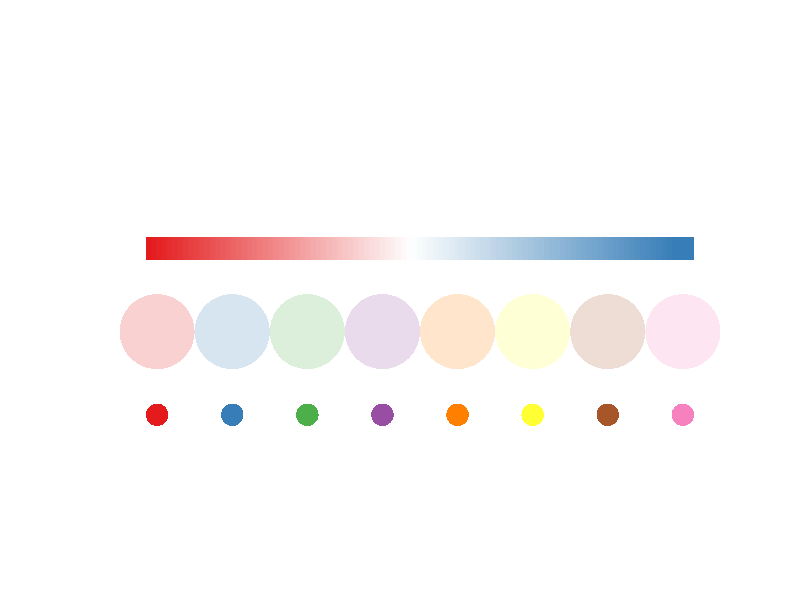
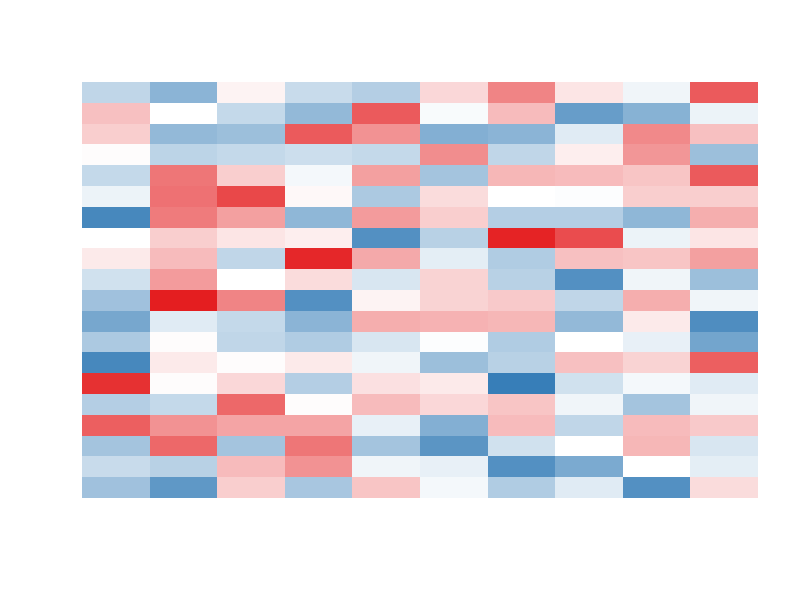
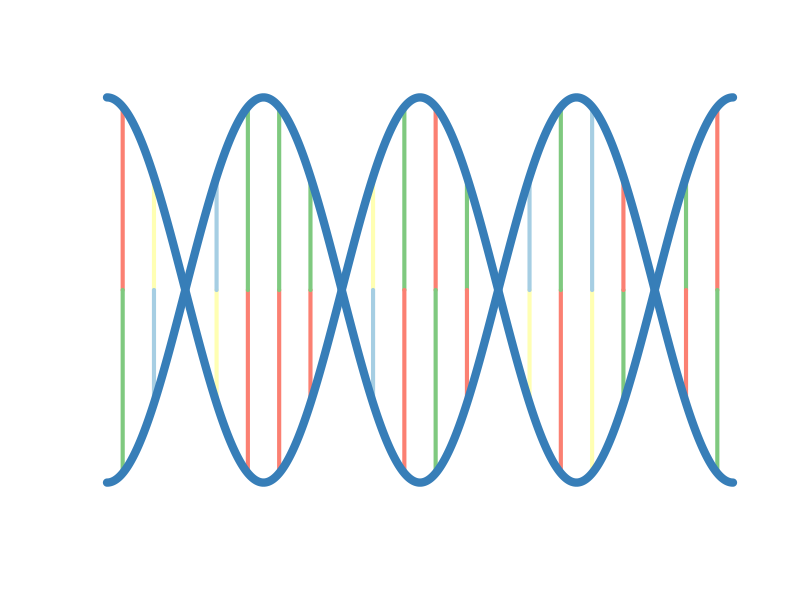
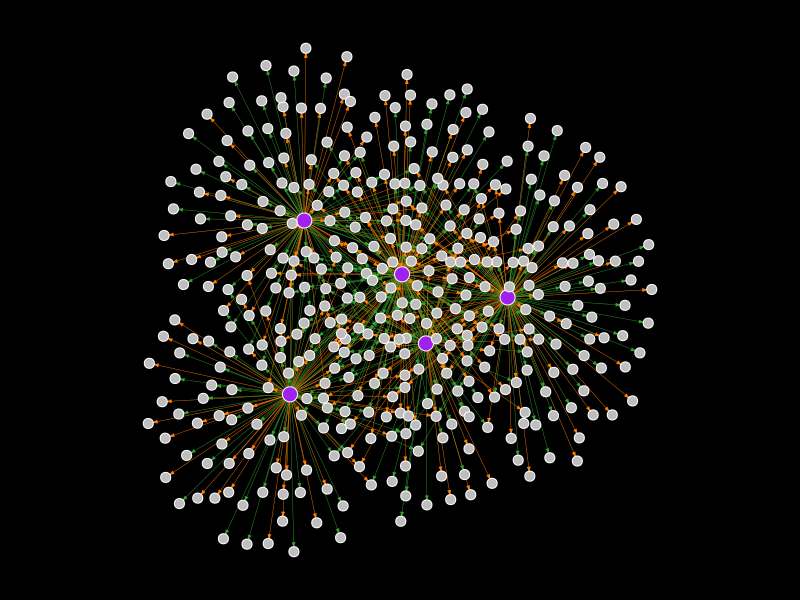
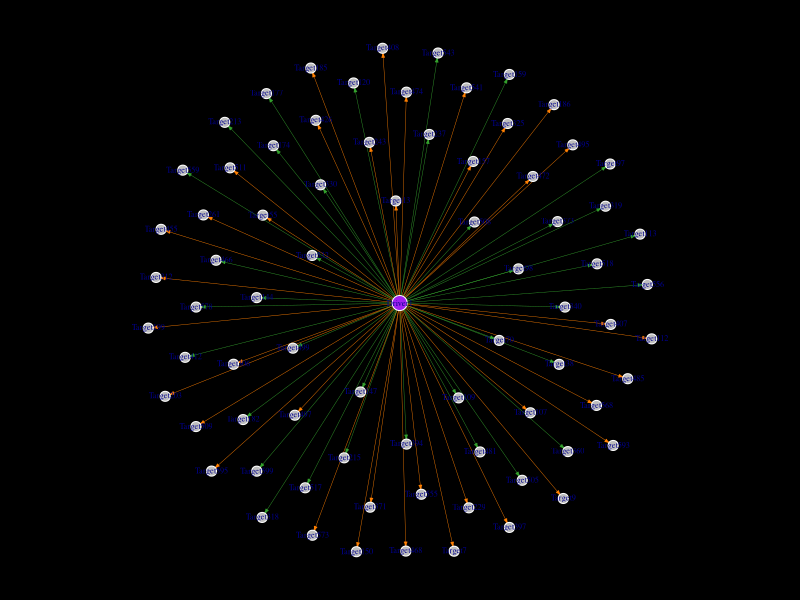
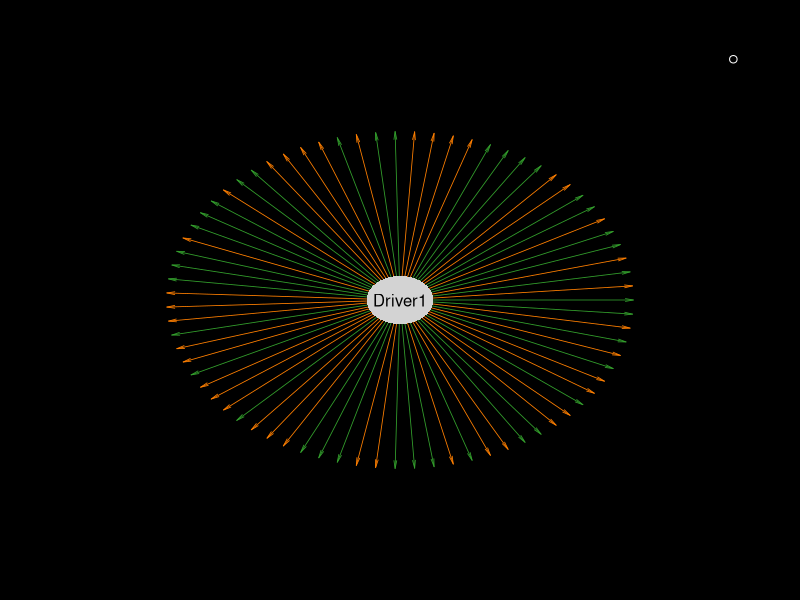
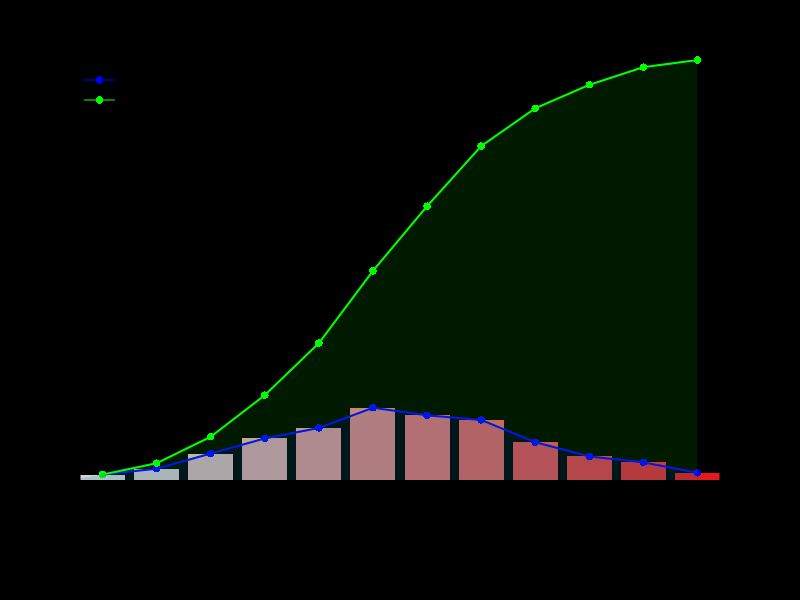
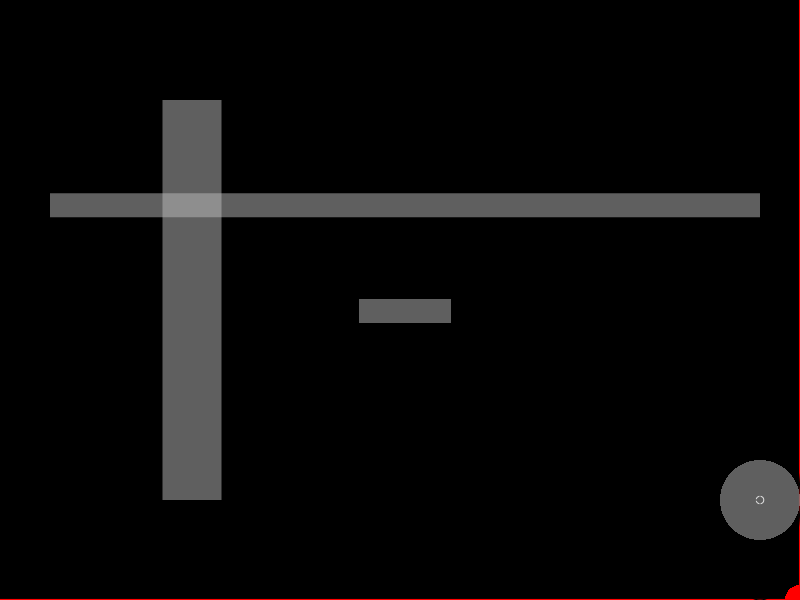

These charts were generated, in order, by the following R code: (Note: this script raises an error after producing the figures.)
## ---- chunk 1
knitr::opts_chunk$set(echo = TRUE)
## ---- chunk 2
library(RColorBrewer)
cc <- brewer.pal(8,'Set1') ## get color bar
plot(x=1:8, y=rep(1,8), pch=16, cex=3, col=cc,ylim=c(0,5),xlim=c(0,9),xlab='',ylab='',xaxt='n',yaxt='n',bty='n',xaxs='i',yaxs='i')
points(x=1:8, y=rep(2,8), pch=16, cex=10, col=grDevices::adjustcolor(cc,alpha=0.2),xpd=TRUE) ## color with transparent
cc1 <- colorRampPalette(c(cc[1],'white',cc[2]))(100)
points(x=seq(1,8,length.out=100), y=rep(3,100), pch=15, cex=3, col=cc1,xpd=TRUE) ## color with interpolation
## ---- chunk 3
cc <- brewer.pal(8,'Set1') ## get color bar
mat1 <- matrix(rnorm(0,1,n=200),nrow=10)
cc <- colorRampPalette(c(cc[2],'white',cc[1]))(100) ## color bar, blue->red
bb <- seq(-2,2,length.out=101) ## matched value breaks, length must be one longer than the color bar
image(mat1,col=cc,breaks=bb,xaxt='n',yaxt='n',bty='n') ## this is the start to create some plots like heatmap
## ---- chunk 4
col_DNA <- brewer.pal(8,'Set1')[2]
# A-green, T-red, C-yellow, G-blue 
col_ATCG <- c(brewer.pal(8,'Accent')[1],brewer.pal(11,'Set3')[4],brewer.pal(11,'Set3')[2],brewer.pal(11,'Paired')[1])
## ---- chunk 5
DNA_length <- 4 ## the code only applies when DNA_length%%2==0, if DNA_length%%2==1, need to modify
x <- seq(-DNA_length*pi/2,DNA_length*pi/2,length.out=1000) ##
y1 <- cos(x) ## backbone up
y2 <- cos(x+pi) ## backbone down
# get the position of nucleotides
xx <- seq(DNA_length*pi/2,-DNA_length*pi/2,length.out = DNA_length*5+1); 
xx <- xx+(xx[2]-xx[1])/2 
# remove the first and the lines in the boundary region
xx <- setdiff(xx,c(xx[c(1:DNA_length)*5-2],min(xx)))
## ---- chunk 6
plot(y1~x,pch=16,type='l',xlab='',ylab='',xaxt='n',yaxt='n',main='',bty='n',col='white')
for(i in 1:length(xx)){
    ybottom <- cos(xx[i]) # ybottom position
    ytop    <- cos(xx[i]+pi) # yup position
    rr <- sample(1:4,1) ## ATCG, random select one pair
    if(rr==1){
      segments(y0=ybottom,y1=0,x0=xx[i],x1=xx[i],col=col_ATCG[1],lwd=4) ## A-T
      segments(y0=0,y1=ytop,x0=xx[i],x1=xx[i],col=col_ATCG[2],lwd=4)
    }
    if(rr==2){
      segments(y0=ybottom,y1=0,x0=xx[i],x1=xx[i],col=col_ATCG[2],lwd=4) ## T-A
      segments(y0=0,y1=ytop,x0=xx[i],x1=xx[i],col=col_ATCG[1],lwd=4)
    }
    if(rr==3){
      segments(y0=ybottom,y1=0,x0=xx[i],x1=xx[i],col=col_ATCG[3],lwd=4) ## C-G
      segments(y0=0,y1=ytop,x0=xx[i],x1=xx[i],col=col_ATCG[4],lwd=4)
    }
    if(rr==4){
      segments(y0=ybottom,y1=0,x0=xx[i],x1=xx[i],col=col_ATCG[4],lwd=4) ## G-C
      segments(y0=0,y1=ytop,x0=xx[i],x1=xx[i],col=col_ATCG[3],lwd=4)
    }
  }
lines(y1~x,pch=16,lwd=8,col=col_DNA)
lines(y2~x,pch=16,lwd=8,col=col_DNA)
## ---- chunk 7
source_list <- paste0('Driver',1:5)
target_list <- paste0('Target',1:600)
random_net  <- do.call(rbind,lapply(source_list,function(x){
  r1 <- 0.03*sample(1:10,1) ##target Vs. not target
  w1 <- sample(c(0,1),length(target_list),prob=c(1-r1,r1),replace=TRUE)
  x1 <- cbind(x,target_list[which(w1==1)])
  r1 <- 0.5 ##negative target Vs. positive target
  t1 <- sample(c(-1,1),nrow(x1),prob=c(1-r1,r1),replace=TRUE)
  x2 <- cbind(x1,t1)
}))
random_net <- as.data.frame(random_net,stringsAsFactors=FALSE)
names(random_net) <- c('Driver','Target','sign')
## ---- chunk 8
# color code
library(RColorBrewer)
pos_col <- brewer.pal(12,'Paired')[8];
neg_col <- brewer.pal(12,'Paired')[4];
#
library(igraph)
gr <- graph.data.frame(random_net)
par(bg = 'black');par(mar=c(1,1,1,1))

## try the following layout
layout_pos <- layout_nicely(gr) #
layout_pos <- layout_with_dh(gr) #
layout_pos <- layout_with_graphopt(gr) #
layout_pos <- layout_with_kk(gr) #
layout_pos <- layout_with_lgl(gr) #
## the following layout seems not fitable for this network
#layout_pos <- layout_as_star(gr)
#layout_pos <- layout_as_tree(gr)
#layout_pos <- layout_in_circle(gr)
#layout_pos <- layout_on_grid(gr)
#layout_pos <- layout_on_sphere(gr)
#layout_pos <- layout_with_fr(gr)
#layout_pos <- layout_with_gem(gr)
#layout_pos <- layout_with_mds(gr)
plot(gr,
     edge.arrow.mode=2,
     edge.arrow.size=0.2,
     edge.width=0.4,
     edge.color=ifelse(E(gr)$sign==1,pos_col,neg_col),
     vertex.label='',
     vertex.frame.color="white",
     vertex.size=ifelse(V(gr)$name %in% source_list,6,4),
     vertex.color=ifelse(V(gr)$name %in% source_list,'purple','grey'),
     layout=layout_pos)
## ---- chunk 9
gr <- subgraph(gr,v=ego(gr,nodes='Driver1')[[1]])
layout_pos <- layout_nicely(gr)
plot(gr,
     edge.arrow.mode=2,
     edge.arrow.size=0.2,
     edge.width=0.4,
     edge.color=ifelse(E(gr)$sign==1,pos_col,neg_col),
     vertex.label=V(gr)$name,vertex.label.cex=0.5,
     vertex.frame.color="white",
     vertex.size=ifelse(V(gr)$name %in% source_list,6,4),
     vertex.color=ifelse(V(gr)$name %in% source_list,'purple','grey'),
     layout=layout_pos)
## ---- chunk 10
t2xy <- function(tt,radius=1) {
  t2p <- pi*2 * tt
  list(x = radius * cos(t2p), y = radius * sin(t2p))
}
library(plotrix) ## for draw.ellipse()
# get the network from graph object
net1 <- igraph::as_data_frame(gr,what='edges')
target_list <- sort(unique(net1$to))
target_sign <- net1$sign; 
names(target_sign) <- net1$to;
target_sign <- target_sign[target_list]
tt <- seq(0,1,length.out = length(target_list)+1)[-1] ## 0,1 will be the same point, so the length should add 1 and remove the first one
net1_pos <- t2xy(tt,radius=0.7)
## ---- chunk 11
# plot an empty figure
par(mar=c(2,2,2,2))
plot(1,xlim=c(-1,1),ylim=c(-1,1),bty='n',col='white',xlab="",ylab="",xaxt='n',yaxt='n')
# add edges
graphics::arrows(x0=0,y0=0,x1=net1_pos$x,y1=net1_pos$y,col=ifelse(target_sign==1,pos_col,neg_col),lwd=0.8,angle=10,length=0.08,xpd=TRUE);
# add nodes
for(i in 1:length(target_list)){
  text(net1_pos$x[i],net1_pos$y[i],target_list[i],cex=0.3+10/length(target_list),
     srt=180*atan(net1_pos$y[i]/net1_pos$x[i])/pi,adj=ifelse(net1_pos$x[i]>0,0,1),
     xpd=TRUE)
}
draw.ellipse(0,0,a=0.1,b=0.1,col='light grey',border=NA)
text(0,0,'Driver1',adj=0.5,xpd=TRUE,cex=1)
## ---- chunk 12
i <- 1
use_srt <- 180*atan(net1_pos$y[i]/net1_pos$x[i])/pi
## ---- chunk 13
par(mar=c(6,4,3,4))
# par(XXX=XXX) is used to set the parameters in par()
x <- rnorm(mean=0,sd=0.5,n=1000) ## random generate a numeric vector
n_bar <- 11
x1 <- cut(x,breaks=c(-Inf,seq(-1,1,length.out=n_bar),Inf))
x2 <- table(x1)/length(x1)
cc <- brewer.pal(8,'Set1')
cc <- colorRampPalette(c('light grey',cc[1]))(length(x2)) ## color bar
a <- barplot(x2,bty='n',xlab="",ylab="",xaxt='n',yaxt='n',xaxs='i',yaxs='i',border=NA,col=cc,ylim=c(0,1))
# barplot will return the position for each bar
# xlim, ylim
# bty
# xlab, ylab
# xaxt, yaxt
# xaxs, yaxs; default is "r", and will extend 4% at each end. try setting and print par()$usr
# border
pp <- par()$usr
# all values in par() could be extracted and used ! par()$usr is the position for the left, right ,bottom and top of the figure
text(a,pp[3],levels(x1),xpd=TRUE,adj=1,cex=0.8,srt=90)
# srt
# xpd
# adj
axis(side=2,at=seq(0,1,length.out = 11),labels=seq(0,1,length.out = 11)*length(x1),las=2)
axis(side=4,at=seq(0,1,length.out = 11),labels=paste0(seq(0,100,length.out = 11),'%'),las=2)
mtext(side=2,line=3,'Frequency',xpd=TRUE,font=2)
mtext(side=4,line=3,'Percentage',xpd=TRUE,font=2)
# side
# las
# font
x3 <- cumsum(x2)
points(x=a,y=x2,pch=16,xpd=TRUE,cex=1,col='blue')
points(x=a,y=x3,pch=16,xpd=TRUE,cex=1,col='green')
# pch
# xpd
# cex
lines(x2~a,lwd=2,lty=1,col='blue')
lines(x3~a,lwd=2,lty=1,col='green')
# lwd
# lty
# col
legend('topleft',col=c('blue','green'),lty=1,legend=c('PDF','CDF'),bty='n',border=NA,pch=16)
# border, lty
polygon(x=c(a,max(a),0),y=c(x3,0,0),col=grDevices::adjustcolor('green',alpha=0.1),border=NA)
polygon(x=c(a,max(a),0),y=c(x2,0,0),col=grDevices::adjustcolor('blue',alpha=0.1),border=NA)
# for polygon, just need to get the position for the margin lines
## finally have a look at the parameters in par(), this object saves the current settings, which is very useful for position calculation.
print(str(par()))
## ---- chunk 14
par.pos2inch <- function(){
  user.range <- par("usr")[c(2,4)] - par("usr")[c(1,3)]
  region.pin <- par("pin")
  return(region.pin/user.range)
}
par.inch2pos <- function(){return(1/par.pos2inch())}
par.char2inch <- function(){return(par()$cin)} ## letter W
par.lineHeight2inch <- function(){
  lheight <- par()$lheight
  y1 <- par.char2inch()[2]*lheight ## line height in inches
  y1
}
par.char2pos <- function(){par()$cxy}
## set margin to inches
bottom_margin <- 1; right_margin <- 0.4
top_margin <- 1; left_margin <- 0.5;
par(mai=c(bottom_margin,left_margin,top_margin,right_margin)) ## bottom 1 inch margin, right 0.5 inch margin
# right_margin*par.inch2pos()[1] is the x-axis position for the margin
# bottom_margin*par.inch2pos()[2] is the y-axis position for the margin

# plot
plot(1,xlim=c(0,1),ylim=c(1,20),xaxs='i',yaxs='i',xlab='',ylab='',cex=1,xpd=TRUE,col='white') ## create an empty plot
# get to know the relation between xy position and inch
points(x=1+right_margin*par.inch2pos()[1],y=1-bottom_margin*par.inch2pos()[2],pch=16,cex=4,xpd=TRUE,col='red') ## margin point, set xpd=TRUE otherwise will not displayed
abline(v=1+right_margin*par.inch2pos()[1],lwd=2,col='red',xpd=TRUE) ## margin line, set xpd=TRUE otherwise will not displayed
abline(h=1-bottom_margin*par.inch2pos()[2],lwd=2,col='red',xpd=TRUE) ## margin line, set xpd=TRUE otherwise will not displayed
draw.ellipse(x=1,y=1,a=right_margin*par.inch2pos()[1],b=bottom_margin*par.inch2pos()[2],xpd=TRUE)

# get to know the relation between character width, height and position
test_char <- 'ABCD'; test_cex = 2;
char_width  <- strwidth(test_char,units='user',cex=test_cex) ## units to 'user' means the value in x axis
char_height <- strheight(test_char,units='user',cex=test_cex) ## 
text(0.5,10,test_char,cex=test_cex)
rect(xleft = 0.5-char_width/2,xright=0.5+char_width/2,ybottom=10-char_height/2,ytop=10+char_height/2,
     col=grDevices::adjustcolor('grey',alpha=0.5),border=NA) ## draw background rectangle for the text

# get to know the relation between cex, xy-position and inch
p1 <- par.char2inch()[2]*0.75 ## inch length for cex=1 with pch=16, is 75% of the character height
points(x=1,y=1,pch=16,xpd=TRUE,cex=right_margin*2*2/p1,col=grDevices::adjustcolor('grey',alpha=0.5)) ## to fullfill right_margin*2, with two sides

# get to know the relation between character width, height, lwd and inch
test_char <- 'WM'; test_cex = 2;
char_width  <- strwidth(test_char,units='user',cex=test_cex) ## units to 'user' means the value in x axis
char_height <- strheight(test_char,units='user',cex=test_cex) ## 
text(0.2,15,test_char,cex=test_cex)
abline(h=15,col=grDevices::adjustcolor('grey',alpha=0.5),lwd=char_height*par.pos2inch()[2]/(1/96)) ## 1 lwd --> 1/96 inch
abline(v=0.2,col=grDevices::adjustcolor('grey',alpha=0.5),lwd=char_width*par.pos2inch()[1]/(1/96))

# get to know the relation between strheight, strwidth, and par()$cin
print(par()$lheight) ## default is one line height, defined by par()$cin[2], 0.2 inches
strheight('W\n',units='inches')-strheight('W',units='inches') ## equals to par()$cin[2]
strheight(sprintf('%s\n',LETTERS),units='inches')-strheight(sprintf('%s',LETTERS),units='inches')## all equals to par()$cin[2]
# try to change lheight
par(lheight=2) ## if set to 2, the line height will be lheight*par()$cin[2]=0.4 
strheight('W\n',units='inches')-strheight('W',units='inches') ## equals to par()$cin[2]
strheight(sprintf('%s\n',LETTERS),units='inches')-strheight(sprintf('%s',LETTERS),units='inches')## all equals to par()$cin[2]

# but strwidth differs a lot, try:
strwidth(LETTERS,units='inches')
strwidth('AB',units='inches')-strwidth('A',units='inches') # equals to strwidth('B',units='inches')

## ---- chunk 15
cc <- brewer.pal(8,'Set1') ## get color bar
mat1 <- matrix(c(rnorm(1,0.5,n=80),rnorm(-1,0.5,n=120)),nrow=20,byrow=TRUE) ## 20 genes in 10 samples
mat2 <- matrix(c(rnorm(-1,0.5,n=150),rnorm(1,0.5,n=150)),nrow=20,byrow=TRUE) ## 20 genes in 15 samples
colnames(mat1) <- sprintf('Sample%s',1:10)
colnames(mat2) <- sprintf('Sample%s',10+1:15)
rownames(mat1) <- rownames(mat2) <- sprintf('Gene%s',1:20)
mat_all <- cbind(mat1,mat2)
cc <- colorRampPalette(c(cc[2],'white',cc[1]))(100) ## color bar
bb <- c(min(mat_all)-1,seq(-2,2,length.out=99),1+max(mat_all)) ## matched value breaks, length must be one longer than the color bar
# reorder the matrix
h1 <- hclust(dist(mat_all))
h2 <- hclust(dist(t(mat_all)))
o1 <- h1$order
o2 <- h2$order
mat_all <- mat_all[o1,o2]
## ---- chunk 16
m1 <- matrix(c(0,2,2,2,0,3,1,1,1,5,3,1,1,1,5,3,1,1,1,5,0,4,4,4,0),nrow=5,byrow=TRUE) ## tip: sometimes could design it in excel first and then read in into R
## then, draw 1,2,3,4,5 sub-figures by order. 0 could be used to represent no figure in the area
n1 <- layout(m1)
layout.show(n1)
## ---- chunk 17
layout(m1)
# 1. image plot
par(mar=c(0,0,0,0))
draw_mat <- t(mat_all)
image(draw_mat,col=cc,breaks=bb,xlab='',ylab='',xaxt='n',yaxt='n',bty='n',xaxs='i',yaxs='i')
pp <- par()$usr ## get to know the xy position of the figure
x_line_pos <- seq(pp[1],pp[2],length.out=nrow(draw_mat)+1) ## x position for vertical line
y_line_pos <- seq(pp[3],pp[4],length.out=ncol(draw_mat)+1) ## y position for each horizon line
x_mid_pos  <- x_line_pos[1:(length(x_line_pos)-1)]/2+x_line_pos[2:length(x_line_pos)]/2 ## x position for column mid position
y_mid_pos  <- y_line_pos[1:(length(y_line_pos)-1)]/2+y_line_pos[2:length(y_line_pos)]/2 ## y position for row mid position
# try to draw line to seperate groups
g1 <- cutree(h1,k=2) ## try to change k values
g2 <- cutree(h2,k=2)
w1 <- cumsum(table(g1[rownames(mat_all)])[unique(g1[rownames(mat_all)])]) ## get to know the seperation number, must be in the original order
w2 <- cumsum(table(g2[colnames(mat_all)])[unique(g2[colnames(mat_all)])])
abline(v=x_line_pos[c(1,w2+1)],xpd=TRUE) ## draw the line
abline(h=y_line_pos[c(1,w1+1)],xpd=TRUE)

# 2. dendrogram at the top
par(mar=c(0,0,0,0))
hcd <- as.dendrogram(h2)
plot(hcd,type = "rectangle", ylab = "",xlim=c(0.5,length(h2$order)+0.5),xaxs='i',yaxs='i',yaxt='n',
     ylim=c(-8,0.5+max(h2$height))) 
## X: 0.5 adjustment for start and end position; Y: real range should be c(0,max(h2$height)), leave some place to draw rectangle + sample label (if leaflab!='n')
## for the dendrogram, lots of modifications could be used, try change the type

# 3. at the left to add gene name
plot(1,col='white',xlab='',ylab='',xaxt='n',yaxt='n',bty='n',xaxs='i',yaxs='i',ylim=c(0,nrow(mat_all)),xlim=c(0,1))
text(x=0.9,y=c(1:nrow(mat_all))-0.5,rownames(mat_all),adj=1)
# add tick
segments(x0=0.95,x1=1,y0=c(1:nrow(mat_all))-0.5,y1=c(1:nrow(mat_all))-0.5,col='grey')

# 4. at the bottom to add bar to indicate sample group
cc_pair <- brewer.pal(11,'Set3')
plot(1,col='white',xlab='',ylab='',xaxt='n',yaxt='n',bty='n',xaxs='i',yaxs='i',xlim=c(0,ncol(mat_all)),ylim=c(0,1))
rect(xleft=c(0,w2[1:(length(w2)-1)]),xright=w2,ybottom=0.7,ytop=0.9,col=cc_pair[1:length(w2)],border=NA)
# add group name
text(c(0,w2[1:(length(w2)-1)])/2+w2/2,y=0.8,sprintf("Group:%s",names(w2)),adj=0.5)

# 5. at the right to add color bar for values in the image
plot(1,col='white',xlab='',ylab='',xaxt='n',yaxt='n',bty='n',xaxs='i',yaxs='i',xlim=c(0,1),ylim=c(0,1))
yy_pos <- seq(0.3,0.7,length.out=10)
ddy <- yy_pos[2]-yy_pos[1]
bb_u   <- round(seq(1,length(bb),length.out=11))
cc_u   <- cc[bb_u[2:length(bb_u)]-1]
rect(xleft=rep(0.3,11),xright=rep(0.5,11),
     ybottom=yy_pos, 
     ytop=yy_pos+ddy,
     col=cc_u,xpd=TRUE,border=NA)
text(0.65,c(yy_pos,max(yy_pos)+ddy),round(bb[bb_u],1),adj=0.5)
text(0.4,0.78,'Value',cex=1.2)
# add tick
segments(x0=0.5,x1=0.53,y0=c(yy_pos,max(yy_pos)+ddy),y1=c(yy_pos,max(yy_pos)+ddy),col='grey')

## ---- chunk 18
curve_sankey <- function (x0, x1, y0, y1,nsteps = 100){
    xx <- seq(-pi/2, pi/2, length.out = nsteps)
    yy <- y0 + (y1 - y0) * (sin(xx) + 1)/2
    xx <- seq(x0, x1, length.out = nsteps)
    list(x=xx,y=yy)
}
## ---- chunk 19
layout(1)
par(mar=c(2,2,2,2))
cc1 <- brewer.pal(11,'Set3')
plot(1,col='white',xlab='',ylab='',xaxt='n',yaxt='n',bty='n',xaxs='i',yaxs='i',xlim=c(0,1),ylim=c(0,1))
pos1 <- seq(0,1,length.out=10)
pos2 <- seq(0,1,length.out=5)
# random generate link
rand_link <- lapply(pos1,function(x)sample(1:length(pos2),sample(1:5)))
for(i in 1:length(pos1)){
  for(j in 1:length(rand_link[[i]])){
      curve_pos <- curve_sankey(x0=0.2,y0=pos1[i],x1=0.8,y1=pos2[rand_link[[i]][j]])
      lines(curve_pos,col=adjustcolor(cc1[i],alpha=0.5),lwd=5)
  }
}
points(x=rep(0.2,length.out=length(pos1)),y=pos1,pch=16,col=cc1,xpd=TRUE)
points(x=rep(0.8,length.out=length(pos2)),y=pos2,pch=16,col='black',xpd=TRUE)

## ---- chunk 20
layout(1)
par(mar=c(2,2,2,2))
cc1 <- brewer.pal(8,'Dark2')
plot(1,col='white',xlab='',ylab='',xaxt='n',yaxt='n',bty='n',xaxs='i',yaxs='i',xlim=c(0,1),ylim=c(0,1))
pos1_bottom <- c(0,0.4,0.7)
pos1_up <- c(0.3,0.6,0.9)
pos2_bottom <- c(0.2,0.6)
pos2_up <- c(0.5,0.7)
rect(xleft=0.1,xright=0.2,ybottom=pos1_bottom,ytop=pos1_up,pch=16,col=cc1,border=NA)
rect(xleft=0.8,xright=0.9,ybottom=pos2_bottom,ytop=pos2_up,pch=16,col='grey',border=NA)
for(i in 1:length(pos1_up)){
  for(j in 1:length(pos2_up)){
      curve_pos1 <- curve_sankey(x0=0.2,y0=pos1_up[i],x1=0.8,y1=pos2_up[j])
      curve_pos2 <- curve_sankey(x0=0.2,y0=pos1_bottom[i],x1=0.8,y1=pos2_bottom[j])
      polygon(x=c(curve_pos1$x,rev(curve_pos2$x)),y=c(curve_pos1$y,rev(curve_pos2$y)),col=adjustcolor(cc1[i],alpha=0.5),border=NA)
  }
}
## ---- chunk 21
curve_circos <- function (x0, x1, y0, y1,nsteps = 100){
    tt <- seq(0, 1, 1/nsteps)
    xx <- (1 - tt)^2 * x0 + tt^2 * x1
    yy <- (1 - tt)^2 * y0 + tt^2 * y1
    list(x=xx,y=yy)
}
## ---- chunk 22
layout(1)
par(mar=c(2,2,2,2))
cc1 <- brewer.pal(11,'Set3')
plot(1,col='white',xlab='',ylab='',xaxt='n',yaxt='n',bty='n',xaxs='i',yaxs='i',xlim=c(-1,1),ylim=c(-1,1))
draw.ellipse(0,0,a=0.8,b=0.8,border='grey')
pos1 <- t2xy(seq(0,0.5,length.out=11),radius = 0.8)
pos2 <- t2xy(seq(0.6,1,length.out=5),radius = 0.8)
# random generate link
rand_link <- lapply(pos1$x,function(x)sample(1:length(pos2$x),sample(1:4)))
for(i in 1:length(pos1$x)){
  for(j in 1:length(rand_link[[i]])){
      curve_pos <- curve_circos(x0=pos1$x[i],y0=pos1$y[i],x1=pos2$x[rand_link[[i]][j]],y1=pos2$y[rand_link[[i]][j]])
      lines(curve_pos,col=adjustcolor(cc1[i],alpha=0.5),lwd=5)
  }
}
points(x=pos1$x,y=pos1$y,pch=16,col=cc1,xpd=TRUE)
points(x=pos2$x,y=pos2$y,pch=16,col='black',xpd=TRUE)

## ---- chunk 23
layout(1)
par(mar=c(2,2,2,2))
cc1 <- brewer.pal(8,'Dark2')
plot(1,col='white',xlab='',ylab='',xaxt='n',yaxt='n',bty='n',xaxs='i',yaxs='i',xlim=c(-1,1),ylim=c(-1,1))
draw.ellipse(0,0,a=0.75,b=0.75,border='grey')
draw.ellipse(0,0,a=0.85,b=0.85,border='grey')
pos1_bottom <- c(0,0.2,0.4)
pos1_up <- c(0.1,0.25,0.45)
pos2_bottom <- c(0.55,0.7)
pos2_up <- c(0.6,0.75)
for(i in 1:length(pos1_bottom)){
 pos1_in <- t2xy(seq(pos1_bottom[i],pos1_up[i],length.out=100),radius = 0.75);
 pos1_out <- t2xy(seq(pos1_bottom[i],pos1_up[i],length.out=100),radius = 0.85)
 polygon(x=c(pos1_in$x,rev(pos1_out$x)),y=c(pos1_in$y,rev(pos1_out$y)),
         col=adjustcolor(cc1[i],alpha=0.5),border=NA)
}
for(i in 1:length(pos2_bottom)){
 pos2_in <- t2xy(seq(pos2_bottom[i],pos2_up[i],length.out=100),radius = 0.75);
 pos2_out <- t2xy(seq(pos2_bottom[i],pos2_up[i],length.out=100),radius = 0.85)
 polygon(x=c(pos2_in$x,rev(pos2_out$x)),y=c(pos2_in$y,rev(pos2_out$y)),
         col=adjustcolor('grey',alpha=0.5),border=NA)
}
for(i in 1:length(pos1_up)){
  for(j in 1:length(pos2_up)){
      curve_start <- t2xy(pos1_up[i],radius=0.75)
      curve_end <- t2xy(pos2_bottom[j],radius=0.75)
      curve_pos1 <- curve_circos(x0=curve_start$x,y0=curve_start$y,x1=curve_end$x,y1=curve_end$y)
      curve_start <- t2xy(pos1_bottom[i],radius=0.75)
      curve_end <- t2xy(pos2_up[j],radius=0.75)
      curve_pos2 <- curve_circos(x0=curve_start$x,y0=curve_start$y,x1=curve_end$x,y1=curve_end$y)
      pos1_in <- t2xy(seq(pos1_bottom[i],pos1_up[i],length.out=100),radius = 0.75);
      pos2_in <- t2xy(seq(pos2_bottom[j],pos2_up[j],length.out=100),radius = 0.75);
      polygon(x=c(pos1_in$x,curve_pos1$x,pos2_in$x,rev(curve_pos2$x)),
              y=c(pos1_in$y,curve_pos1$y,pos2_in$y,rev(curve_pos2$y)),
              col=adjustcolor(cc1[i],alpha=0.2),border=NA)
  }
}

